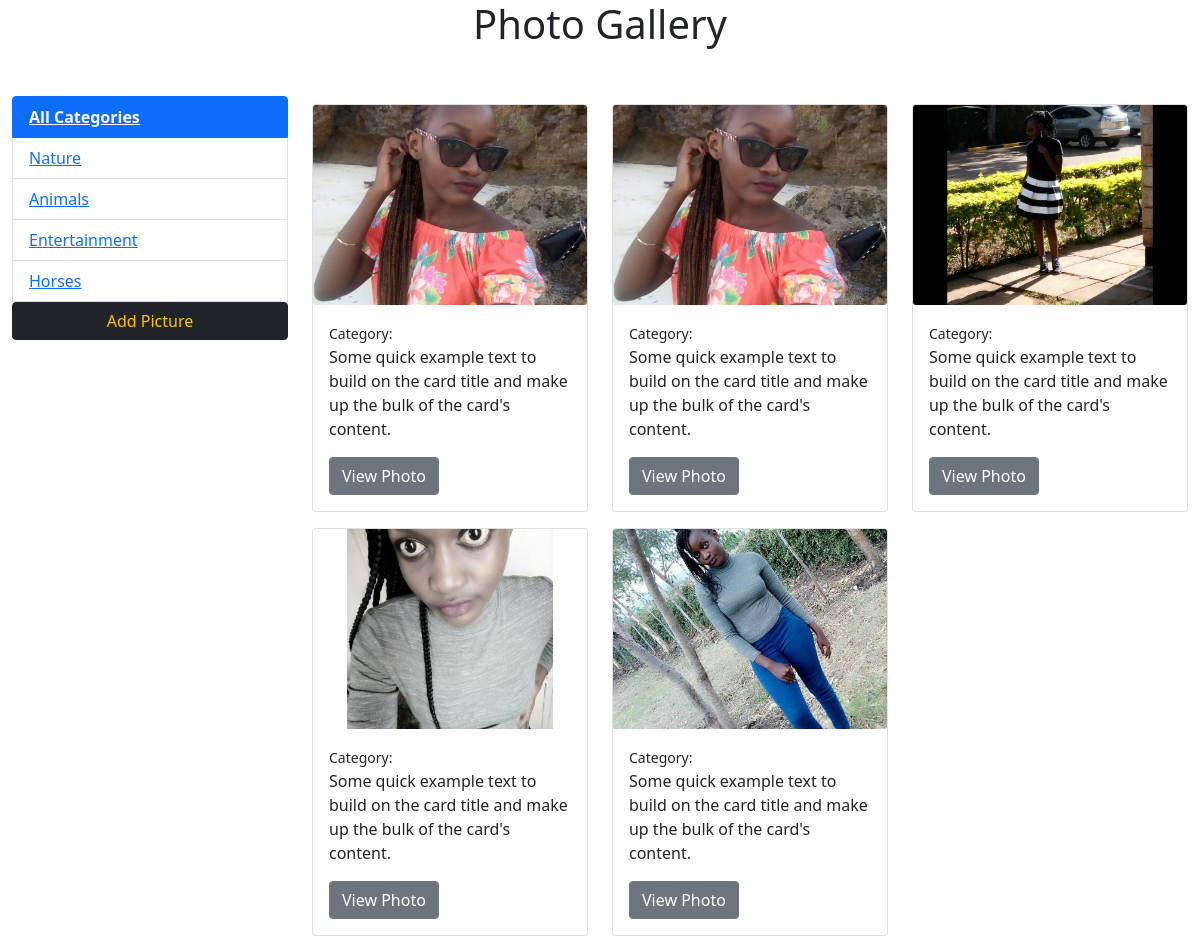
/, run on an earlier commit of the app's database.
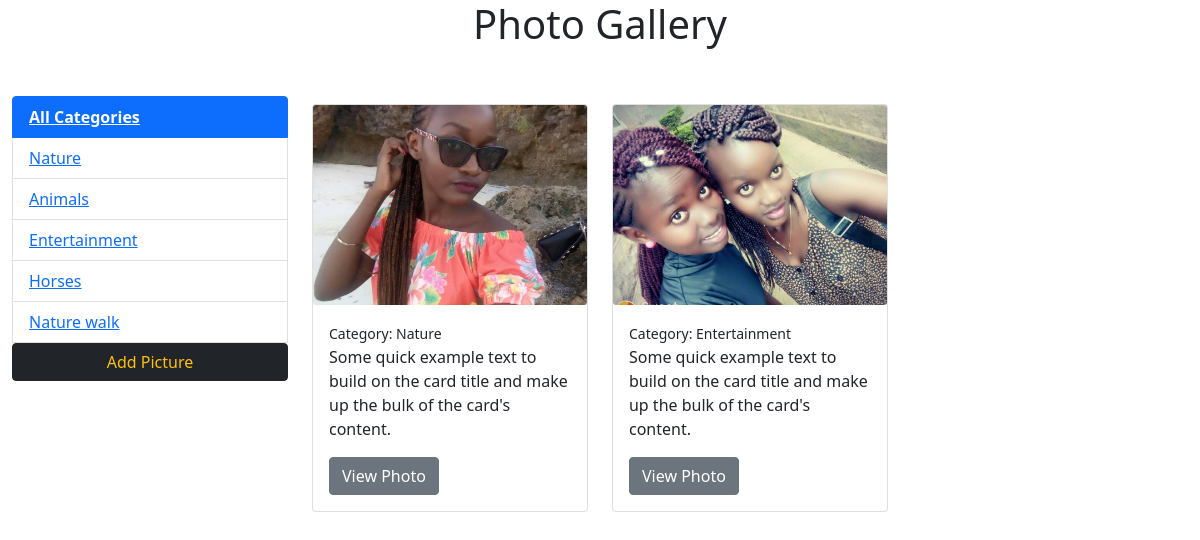
And on a later commit of the database.
### images/models.py (models this page shows, shortened)
class Category(models.Model):
    name = models.CharField(max_length=150, null=False, blank=False)

class Image(models.Model):
    category = models.ForeignKey(Category, on_delete=models.SET_NULL, null=True, blank=True)
    image = models.ImageField(null=False, blank=False)
    description = models.TextField()

### images/views.py (the view)
# urls.py: path('', views.gallery, name='gallery'),
def gallery(request):
    categories = Category.objects.all()
    images = Image.objects.all()
    context = {'categories' : categories, 'images' : images}
    return render(request, 'images/gallery.html', context)

### images/templates/images/gallery.html (shortened to what this page needs)
<!DOCTYPE html>
<html lang="en">
<head>
  <link href="https://cdn.jsdelivr.net/npm/bootstrap@5.1.3/dist/css/bootstrap.min.css" rel="stylesheet"
>
</head>
<body>
  <h1 class="text-center">Photo Gallery</h1>
  <div class="container-fluid mt-5">
    <div class="row">
      <div class="col-md-3 col-sm-6 col-lg-3">
        <ul class="list-group">
          <li class="list-group-item active"> <a style="color: white;font-weight: 700;" href=" {% url 'gallery' %} "> All Categories </a> </li>
          {% for category in categories %}
          <li class="list-group-item">
            <a href=" {% url 'gallery' %}?category={{category.name}} ">  {{ category.name }} </a>
          </li>
          {% endfor %}
          <a href="{% url 'add_image' %}" class="btn btn-dark btn-block text-warning">Add Picture</a>
        </ul>
      </div>
      <div class="col-md-9">
        <div class="row">
          {% for image in images %}
          <div class="col-md-4">
            <div class="card my-2">
              <img class="card-img"
                src="{{ image.image.url }}"
                alt="Card image cap">
              <div class="card-body">
                <small>Category: {{image.category.name}} </small>
                <p class="card-text">Some quick example text to build on the card title and make up the bulk of the
                  card's content.</p>
                <a href="{% url 'image' image.id %}" class="btn btn-secondary">View Photo</a>
              </div>
            </div>
          </div>
          {% empty %}
          <p>No images yet</p>
          {% endfor %}
        </div>
</body>
</html>

### images/templates/images/gallery.html (style rules this page uses)
.card-img { height: 200px; object-fit: cover; }

What changed in the data, as far as the page shows it:
removed Image: image (picture)
removed Image: image (picture)
removed Image: image (picture)
removed Image: image (picture)
removed Image: image (picture)
added Category: name "Nature walk"
added Image: image (picture), category.name "Nature"
added Image: image (picture), category.name "Entertainment"
